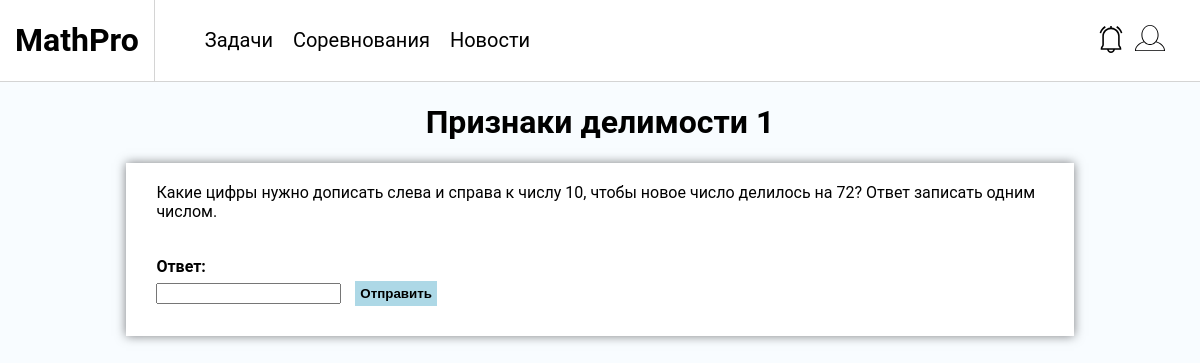
The app's page /problems/1 with its own data.
### problems/models.py (models this page shows, shortened)
class Problem(models.Model):
    title = models.CharField(max_length=128, default="")
    text = models.TextField()
    categories = models.ManyToManyField(Category, related_name="problems")
    complexity = models.IntegerField(default=1)
    answer = models.CharField(max_length=128, default="0")
    symbols = models.CharField(max_length=128, default="", blank=True)

### problems/views.py (the view)
# urls.py: path('problems/<int:id>', problem_page_view, name="problem-details"),
def problem_page_view(request, id):
    problem = Problem.objects.get(pk=id)
    answer_status = -1
    text = ''
    if request.method == "POST":
        text = request.POST["formula"]
        input_answer = Parser(text, problem.symbols)
        answer = Parser(problem.answer, problem.symbols)
        answer_status = input_answer == answer
    return render(request, "problems/problem-page.html",
                  context={'problem': problem, 'answer_status': answer_status, 'prev_text': text})

### problems/templates/problems/problem-page.html (shortened to what this page needs)
{% extends "base.html" %}
{% load static %}
{% block styles %}
    <link rel="stylesheet" href="{% static "problems/css/problem-page.css" %}">
{% endblock %}
{% block problems %}
    <h1 class="problem-title">{{ problem.title }}</h1>
    <div class="problem-info">
        <p class="problem-text">{{ problem.text }}</p>
        <form class="problem-answer" method="post" action="">
            <p class="answer-label">Ответ: </p>
            <label for="answer"></label><input type="text" id="answer" name="formula" value="{{ prev_text }}">
            <button type="submit" class="submit-button">Отправить</button>
        </form>
    </div>
{% endblock %}

### problems/static/problems/css/base.css (style rules this page uses)
body { font-family: 'Roboto', sans-serif; background-color: #f8fcff; }

### problems/static/problems/css/problem-page.css (style rules this page uses)
.problem-title { display: flex; justify-content: center; }
.problem-info { background-color: white; margin-right: 10%; margin-left: 10%; box-shadow: 0 0 10px rgba(0,0,0,0.5); }
.problem-text { padding: 20px 30px 20px 30px; }
.problem-answer { padding-left: 30px; padding-bottom: 20px; }
.submit-button { padding: 5px; margin: 5px 10px 10px 10px; font-weight: bold; border: none; background-color: lightblue; cursor: pointer; }
.answer-label { font-weight: bold; margin-bottom: 0; }

### records on screen
Problem: title "Признаки делимости 1", text "Какие цифры нужно дописать слева и справа к числу 10, чтобы новое число делилось на 72? Ответ записать одним числом."
